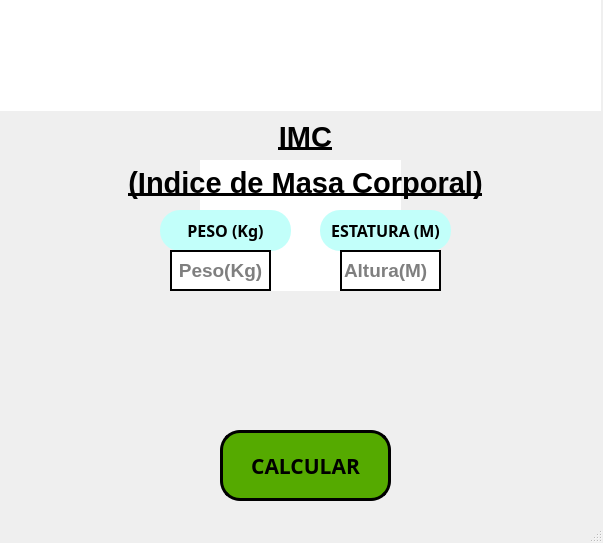
<?xml version="1.0" encoding="UTF-8"?>
<ui version="4.0">
 <class>MainWindow</class>
 <widget class="QMainWindow" name="MainWindow">
  <property name="geometry">
   <rect>
    <x>0</x>
    <y>0</y>
    <width>603</width>
    <height>543</height>
   </rect>
  </property>
  <property name="windowTitle">
   <string>MainWindow</string>
  </property>
  <property name="styleSheet">
   <string notr="true"/>
  </property>
  <widget class="QWidget" name="centralwidget">
   <widget class="QPushButton" name="btn_calcular">
    <property name="enabled">
     <bool>true</bool>
    </property>
    <property name="geometry">
     <rect>
      <x>220</x>
      <y>430</y>
      <width>171</width>
      <height>71</height>
     </rect>
    </property>
    <property name="font">
     <font>
      <family>Arial Black</family>
      <pointsize>16</pointsize>
      <weight>75</weight>
      <bold>true</bold>
     </font>
    </property>
    <property name="styleSheet">
     <string notr="true">background-color: rgb(85, 170, 0);
border-radius: 20px;
border: 3px solid black;</string>
    </property>
    <property name="text">
     <string>CALCULAR</string>
    </property>
   </widget>
   <widget class="QLabel" name="label">
    <property name="geometry">
     <rect>
      <x>120</x>
      <y>110</y>
      <width>371</width>
      <height>101</height>
     </rect>
    </property>
    <property name="font">
     <font>
      <family>Arial</family>
      <pointsize>10</pointsize>
      <weight>75</weight>
      <bold>true</bold>
     </font>
    </property>
    <property name="styleSheet">
     <string notr="true"/>
    </property>
    <property name="lineWidth">
     <number>92</number>
    </property>
    <property name="text">
     <string>&lt;html&gt;&lt;head/&gt;&lt;body&gt;&lt;p align=&quot;center&quot;&gt;&lt;span style=&quot; font-size:22pt; text-decoration: underline;&quot;&gt;IMC&lt;/span&gt;&lt;/p&gt;&lt;p align=&quot;center&quot;&gt;&lt;span style=&quot; font-size:22pt; outline:2px white; text-decoration: underline&quot;&gt;(Indice de Masa Corporal)&lt;/span&gt;&lt;/p&gt;&lt;/body&gt;&lt;/html&gt;</string>
    </property>
   </widget>
   <widget class="QLabel" name="label_2">
    <property name="geometry">
     <rect>
      <x>160</x>
      <y>210</y>
      <width>131</width>
      <height>41</height>
     </rect>
    </property>
    <property name="font">
     <font>
      <family>Arial Black</family>
      <pointsize>12</pointsize>
      <weight>75</weight>
      <bold>true</bold>
     </font>
    </property>
    <property name="styleSheet">
     <string notr="true">background-color: rgb(194, 255, 250);
border-radius: 20px;</string>
    </property>
    <property name="text">
     <string>&lt;html&gt;&lt;head/&gt;&lt;body&gt;&lt;p align=&quot;center&quot;&gt;&lt;span style=&quot; font-size:12pt;&quot;&gt;PESO (Kg)&lt;/span&gt;&lt;/p&gt;&lt;/body&gt;&lt;/html&gt;</string>
    </property>
   </widget>
   <widget class="QLabel" name="label_3">
    <property name="geometry">
     <rect>
      <x>320</x>
      <y>210</y>
      <width>131</width>
      <height>41</height>
     </rect>
    </property>
    <property name="font">
     <font>
      <family>Arial Black</family>
      <pointsize>12</pointsize>
      <weight>75</weight>
      <bold>true</bold>
     </font>
    </property>
    <property name="styleSheet">
     <string notr="true">background-color: rgb(194, 255, 250);
border-radius: 20px;</string>
    </property>
    <property name="text">
     <string>&lt;html&gt;&lt;head/&gt;&lt;body&gt;&lt;p align=&quot;center&quot;&gt;ESTATURA (M)&lt;/p&gt;&lt;/body&gt;&lt;/html&gt;</string>
    </property>
   </widget>
   <widget class="QLineEdit" name="txt_peso">
    <property name="geometry">
     <rect>
      <x>170</x>
      <y>250</y>
      <width>101</width>
      <height>41</height>
     </rect>
    </property>
    <property name="font">
     <font>
      <pointsize>14</pointsize>
      <weight>75</weight>
      <bold>true</bold>
     </font>
    </property>
    <property name="toolTip">
     <string>Ingrese solo valores numericos</string>
    </property>
    <property name="statusTip">
     <string>Ingrese su peso solo valores numericos...</string>
    </property>
    <property name="styleSheet">
     <string notr="true">background-color: rgb(255, 255, 255);
border-top-color: rgb(0, 0, 0);
border: 2px solid black;</string>
    </property>
    <property name="text">
     <string/>
    </property>
    <property name="alignment">
     <set>Qt::AlignCenter</set>
    </property>
    <property name="placeholderText">
     <string>Peso(Kg)</string>
    </property>
   </widget>
   <widget class="QLineEdit" name="txt_estatura">
    <property name="geometry">
     <rect>
      <x>340</x>
      <y>250</y>
      <width>101</width>
      <height>41</height>
     </rect>
    </property>
    <property name="font">
     <font>
      <pointsize>14</pointsize>
      <weight>75</weight>
      <bold>true</bold>
     </font>
    </property>
    <property name="toolTip">
     <string>Ingrese solo valores numericos</string>
    </property>
    <property name="statusTip">
     <string>Ingrese su altura en metros solo valores numericos...</string>
    </property>
    <property name="styleSheet">
     <string notr="true">background-color: rgb(255, 255, 255);
border: 2px solid black;</string>
    </property>
    <property name="placeholderText">
     <string>Altura(M)</string>
    </property>
   </widget>
   <widget class="QLabel" name="label_4">
    <property name="geometry">
     <rect>
      <x>0</x>
      <y>110</y>
      <width>601</width>
      <height>451</height>
     </rect>
    </property>
    <property name="text">
     <string/>
    </property>
    <property name="pixmap">
     <pixmap>imagenes/im2.jpg</pixmap>
    </property>
    <property name="scaledContents">
     <bool>true</bool>
    </property>
   </widget>
   <widget class="QLabel" name="label_5">
    <property name="geometry">
     <rect>
      <x>200</x>
      <y>160</y>
      <width>201</width>
      <height>131</height>
     </rect>
    </property>
    <property name="styleSheet">
     <string notr="true">background-color: rgb(255, 255, 255);</string>
    </property>
    <property name="text">
     <string/>
    </property>
   </widget>
   <widget class="QLabel" name="label_10">
    <property name="geometry">
     <rect>
      <x>0</x>
      <y>0</y>
      <width>601</width>
      <height>111</height>
     </rect>
    </property>
    <property name="styleSheet">
     <string notr="true">background-color: rgb(255, 255, 255);</string>
    </property>
    <property name="text">
     <string/>
    </property>
    <property name="pixmap">
     <pixmap resource="../PIP_Equipo4_Unidad1_Clase/recursos_proyectos.qrc">:/imgUAT/imagenes/uat.png</pixmap>
    </property>
    <property name="scaledContents">
     <bool>true</bool>
    </property>
   </widget>
   <widget class="QLabel" name="label_6">
    <property name="geometry">
     <rect>
      <x>470</x>
      <y>420</y>
      <width>161</width>
      <height>111</height>
     </rect>
    </property>
    <property name="text">
     <string/>
    </property>
    <property name="pixmap">
     <pixmap>../PIP_Equipo4_Unidad1_Clase/imagenes/Equipo4.png</pixmap>
    </property>
    <property name="scaledContents">
     <bool>true</bool>
    </property>
   </widget>
   <zorder>label_4</zorder>
   <zorder>btn_calcular</zorder>
   <zorder>label_5</zorder>
   <zorder>label</zorder>
   <zorder>label_2</zorder>
   <zorder>label_3</zorder>
   <zorder>txt_estatura</zorder>
   <zorder>txt_peso</zorder>
   <zorder>label_10</zorder>
   <zorder>label_6</zorder>
  </widget>
  <widget class="QMenuBar" name="menubar">
   <property name="geometry">
    <rect>
     <x>0</x>
     <y>0</y>
     <width>603</width>
     <height>21</height>
    </rect>
   </property>
  </widget>
  <widget class="QStatusBar" name="statusbar"/>
 </widget>
 <resources>
  <include location="../PIP_Equipo4_Unidad1_Clase/recursos_proyectos.qrc"/>
  <include location="recursos_proyectos.qrc"/>
 </resources>
 <connections/>
</ui>
